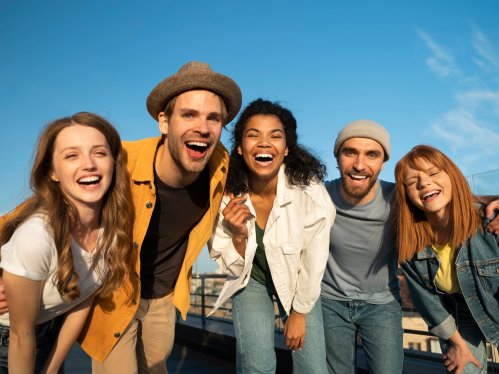
#> input picture A50308/image.png, 499 x 374 px, found by its file name
$ jupyter execute --allow-errors 'project1 copy.ipynb'
#> lines starting #> are read from the running program, lines starting #| are printed output that depends on the picture; after the words box and inside, x2 and y2 are one past the last pixel; in counts of white or black regions, pixels touching at a corner belong together
#> further down, img_orig is the input picture: shape (374, 499, 3); mean B, G, R 120.6, 121.7, 110.4
### A50308/a_i_haarcascade.py
import cv2
import numpy as np

# Load the pre-trained cascade classifier for face detection
#face_cascade = cv2.CascadeClassifier(cv2.data.haarcascades + 'haarcascade_frontalface_default.xml')
face_cascade = cv2.CascadeClassifier( cv2.data.haarcascades + 'haarcascade_frontalface_alt2.xml')

def detect_faces(image):
    # Convert the image to grayscale
    gray_image = cv2.cvtColor(image, cv2.COLOR_BGR2GRAY)
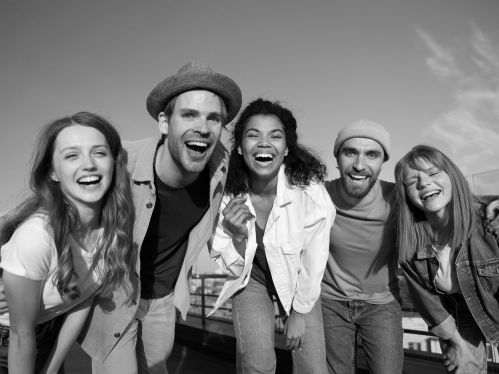
#> gray_image: shape (374, 499); min 0, max 250, mean 118.2

    # Detect faces in the image using the Haar Cascade Classifier
    faces = face_cascade.detectMultiScale(gray_image, scaleFactor=1.1, minNeighbors=5, minSize=(30, 30), flags=cv2.CASCADE_SCALE_IMAGE)
#> faces = [[237, 113, 56, 56], [334, 133, 55, 55], [52, 127, 69, 69], [167, 89, 71, 71]]

    # Draw a rectangle around each detected face and return the image with detected faces
    for (x, y, w, h) in faces:
        cv2.rectangle(image, (x, y), (x+w, y+h), (0, 255, 0), 2)
#> this loop made 4 passes
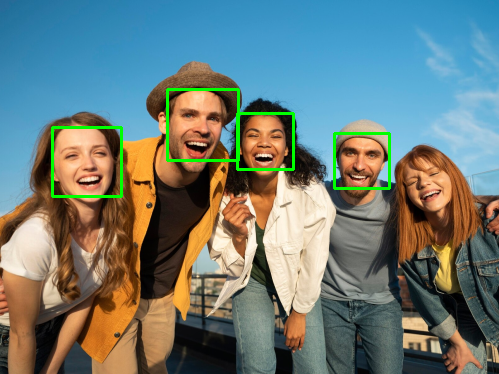
#> image: shape (374, 499, 3); 1.55% of pixels changed, all inside (x1, y1, x2, y2) = (51, 88, 391, 198)

    return image

# Run when script is executed (not imported)
# [22 lines that do not run on import are left out]

### A50308/a_ii_dnn.py
import cv2


def detect_faces_dnn(img):

    imgHeight, imgWidth, _ = img.shape

    net = cv2.dnn.readNet("./dnn_models/opencv_face_detector_uint8.pb", "./dnn_models/opencv_face_detector.pbtxt")

    # Convert the image to a blob and pass it through the network
    blob = cv2.dnn.blobFromImage(img, 1.0, (300, 300), (104, 177, 127))
    net.setInput(blob)
    detections = net.forward()

    for i in range(detections.shape[2]):
        confidence=detections[0,0,i,2]
        if confidence>0.5:
            x1=int(detections[0,0,i,3]*imgWidth)
            y1=int(detections[0,0,i,4]*imgHeight)
            x2=int(detections[0,0,i,5]*imgWidth)
            y2=int(detections[0,0,i,6]*imgHeight)
            cv2.rectangle(img, (x1,y1), (x2,y2), (0,255,0), int(round(imgHeight/150)), 8)

    return img

# [11 lines left out: function main, not called in this run]

# [23 lines that do not run on import are left out]

### A50308/a_iv_mediapipe.py
import cv2
import mediapipe as mp
import numpy as np
#import mediapipe.python.solutions.drawing_utils as mp_drawing
#import mediapipe.python.solutions.face_mesh as mp_face_mesh

# Initialize the MediaPipe Pose estimator with the pre-trained model.
mp_drawing = mp.solutions.drawing_utils  # This is used to draw key poses
mp_face_mesh = mp.solutions.face_mesh  # This is the face mesh module

# [29 lines left out: function detect_faces_mediapipe1, not called in this run]


mp_face_detection = mp.solutions.face_detection

def detect_faces_mediapipe(frame):
    with mp_face_detection.FaceDetection(model_selection=1, min_detection_confidence=0.5) as face_detector:

        #fonts = cv2.FONT_HERSHEY_PLAIN
        rgb_frame = cv2.cvtColor(frame, cv2.COLOR_BGR2RGB)

        results = face_detector.process(rgb_frame)
        frame_height, frame_width, c = frame.shape
        if results.detections:
            for face in results.detections:
                face_react = np.multiply(
                    [
                        face.location_data.relative_bounding_box.xmin,
                        face.location_data.relative_bounding_box.ymin,
                        face.location_data.relative_bounding_box.width,
                        face.location_data.relative_bounding_box.height,
                    ],
                    [frame_width, frame_height, frame_width, frame_height]).astype(int)

                cv2.rectangle(frame, face_react, color=(255, 255, 255), thickness=2)
                key_points = np.array([(p.x, p.y) for p in face.location_data.relative_keypoints])
                key_points_coords = np.multiply(key_points,[frame_width,frame_height]).astype(int)
                for p in key_points_coords:
                    cv2.circle(frame, p, 4, (255, 255, 255), 2)
                    cv2.circle(frame, p, 2, (0, 0, 0), -1)

        return frame


# [4 lines left out: function main, not called in this run]

# [19 lines that do not run on import are left out]

### A50308/b_i_read_images.py
import os
import cv2
from tqdm import tqdm


def read_images(faces_path):
    X, Y, file_names = [], [], []
    for img_name in tqdm(os.listdir(faces_path)):
        face_folder = os.path.join(faces_path, img_name)
        for img_pic in os.listdir(face_folder)[:20]:
            file_names.append(img_pic)
            img_path = os.path.join(faces_path, img_name, img_pic)
            #os.rename(img_path, img_path.replace("jpg", "jpeg")) #was throwing error with jpg

            # read image
            img = cv2.imread(img_path, cv2.IMREAD_GRAYSCALE)

            X.append(img)
            Y.append(img_path.split('/')[-1].split('_')[0])
    return X, Y, file_names


# [6 lines that do not run on import are left out]

### A50308/b_iii_v_eigenfaces_knn.py
from sklearn.metrics import pairwise_distances
import numpy as np
import cv2
import matplotlib.pyplot as plt

class EigenfacesModel():
    def __init__(self, m: int = 20) -> None:
        self.m = m
        self.faces = None
        self.mean_face = None
        self.A = None
        self.R = None
        self.V = None
        self.W = None # W cols form and orthonormal basis
        self.projections = None # y = np.dot(W.T, A)

    # [95 lines left out: functions fit, predict, not called in this run]

    def get_error_faces_and_reconstructions(self, indices=[0, 5, 10]):

        # Selected already centered samples from A
        selected_faces = self.A[:, indices]
        print("Selected faces:", selected_faces.shape)
        #Selected faces: (2576, 3)
        print("V shape:", self.V.shape)
        #V shape: (2562, 20)

        # Project each centered face onto the face subspace
        selected_projections = np.dot(selected_faces, self.V[indices])
        print("Selected faces projections shape:", selected_projections.shape)
        # Selected faces projections shape: (2576, 20)
        #Resconstructions shape: (2576, 3)
        #Error faces shape: (2576, 3)

        # Reconstruct each face
        #reconstructions = np.dot(self.W, np.dot(self.W.T, self.V.T))
        reconstructions = np.dot(selected_projections, self.V[indices].T) #+ self.mean_face
        #reconstructions = np.dot(self.V.T, selected_faces) + self.mean_face
        #reconstructions = np.dot(self.W.T, selected_faces) + self.mean_face
        print("Resconstructions shape:", reconstructions.shape)
        # Compute the error face for each reconstructed face
        error_faces = selected_faces - reconstructions - self.mean_face
        print("Error faces shape:", error_faces.shape)

        # Verify that the error face is orthogonal to the face subspace
        orthogonality = np.dot(error_faces, self.V[indices])
        print(orthogonality)
        # Verify that the error face is orthogonal to the face subspace
        #orthogonality = np.dot(error_faces.reshape(2576, -1).T, eigenfaces.V)
        print("Orthogonality check:", np.allclose(orthogonality, np.zeros((orthogonality.shape))))

        return error_faces, reconstructions

    def evaluate(self, ytrue, ypred):
        pass

### A50308/b_iv_v_fisherfaces_knn.py
import numpy as np
import cv2
from b_iii_v_eigenfaces_knn import EigenfacesModel

class FisherfacesModel():
    def __init__(self, m: int = 20) -> None:
        self.m = m
        self.faces = None
        self.mean_face = None
        self.A = None
        self.R = None
        self.Wpca = None
        self.Wfisher = None

    # [134 lines left out: functions fit, predict, get_error_faces_and_reconstructions, not called in this run]


    def evaluate(self, ytrue, ypred):
        pass

### project1 copy.ipynb
# VARM - Project 1

# a. Face detection
> Use one of these algorithms to implement face detection in images collected in real time by a camera (see [1,2] for documentation and [3,4] as examples of implementation).<br>
> [1] - https://docs.opencv.org/master/d6/d0f/group__dnn.html#ga33d1b39b53a891e98a654fdeabba22eb <br>
> [2] - https://github.com/opencv/opencv/wiki/Deep-Learning-in-OpenCV<br>
> [3] - https://docs.opencv.org/3.4/db/d28/tutorial_cascade_classifier.html<br>
> [4] - https://towardsdatascience.com/face-detection-models-which-to-use-and-why-d263e82c302c <br><br>

The code for real-time face detection with camera is on ```a_i_haarcascade.py```, ```a_ii_dnn.py```, ```a_iii_dlib.py``` and ```a_iv_mediapipe.py``` respectively.

## i. Haar Cascade Classifier
> OpenCV “CascadeClassifier” method is based on the algorithm of object detection using Haar feature-based cascade classifiers proposed by Paul Viola and Michael Jones in their paper, “Rapid Object Detection using a Boosted Cascade of Simple Features” in 2001.

The code for real-time face detection with camera is on ```a_i_haarcascade.py```

[cell 1]
import cv2
import os
import matplotlib.pyplot as plt
from a_i_haarcascade import detect_faces

# load image
img_path = os.path.join(os.getcwd(), 'image.png')
img_orig = cv2.imread(img_path)

# detect faces
img_det = detect_faces(img_orig)
image = cv2.cvtColor(img_det, cv2.COLOR_BGR2RGB)
plt.imshow(image)

## ii. OpenCV Deep Neural Network module (dnn)
> OpenCV has a deep neural network module and includes pre-trained Convolution Neural Network (CNN) for face detection. This network is based on the ResNet architecture with a Single Shot Detector (SSD) for the detection phase.

The code for real-time face detection with camera is on ```a_ii_dnn.py```

[cell 2]
from a_ii_dnn import detect_faces_dnn

# load image
img_path = os.path.join(os.getcwd(), 'image.png')
img_orig = cv2.imread(img_path)

# detect faces
#> (the rest of this cell did not finish here and is left out)

image = cv2.cvtColor(img_det, cv2.COLOR_BGR2RGB)
plt.imshow(image)

## iii. dlib toobox
> Dlib is a toolkit containing machine learning algorithms and tools [5]. It has a set of methods to perform face and facial landmark detection, including up to 68 facial feature points estimation. The face detector uses the Histogram of Oriented Gradients (HOG) feature combined with a linear classifier.<br>
> [5] - http://dlib.net/

The code for real-time face detection with camera is on ```a_iii_dlib.py```

#> (a cell that did not finish here is left out)

## iv. Mediapipe
> The MediaPipe Face Detector [6] task detects faces in an image or video. This task can locate faces and facial features within a frame. This task uses a machine learning (ML) model that works with single images or a continuous stream of images. The task outputs face locations, along with the following facial key points: left eye, right eye, nose tip, mouth, left eye tragion, and right eye tragion.<br>
> [6] - https://developers.google.com/mediapipe/solutions/vision/face_detector

The code for real-time face detection with camera is on ```a_iv_mediapipe.py```

[cell 4]
from a_iv_mediapipe import detect_faces_mediapipe

img = cv2.imread("image.png") #img_path)
#gray = cv2.cvtColor(img, cv2.COLOR_BGR2GRAY)

# detect faces
#> (the rest of this cell did not finish here and is left out)

# b. Face Recognition

## i. Face database:
Perform the acquisition of a face database from the students in the class (7 face images for each student). This set will be used in this project as the training and test sets. It may also be used a face database available on the Internet.

Dataset source: https://www.kaggle.com/datasets/vasukipatel/face-recognition-dataset

[cell 5]
# !pip install tqdm
import os
import matplotlib.pyplot as plt
from b_i_read_images import read_images

# Prepare the training set consisting of N faces, x1...xN, properly aligned
faces_path = os.path.join(os.getcwd(), 'faces', 'Original Images', 'Original Images')

#> (the rest of this cell did not finish here and is left out)


plt.imshow(X[0], cmap='gray'), Y[0]

#> (a cell that did not finish here is left out)

# ii. Face normalization
Proceed with the normalization of the face images from the training set (rotation, scaling, selection) so that the faces comply with the format defined by MPEG-7 recommendation. That is, each face is represented by a monochrome image (256 levels) with 56 rows and 46 columns, with both eyes, right and left, perfectly aligned horizontally, and located in line 24, columns 16 and 31, respectively.

For eye detection, Haar Cascade classifier can also be used with proper XML classifiers files.

https://aanilkayy.medium.com/extract-eyes-in-face-i%CC%87mages-with-dlib-and-face-landmark-points-c45ef480c1

[cell 7]
import cv2
import matplotlib.pyplot as plt
from tqdm import tqdm
#> (the rest of this cell did not finish here and is left out)

[cell 8]
plt.figure(figsize=(10,5))
plt.subplot(1,2,1)
#> (the rest of this cell did not finish here and is left out)

<h3>Load an already normalized dataset for Eigenfaces and Fisherfaces</h3>

[cell 9]
from sklearn.model_selection import train_test_split
import numpy as np
from b_i_read_images import read_images

# Prepare the training set consisting of N faces, x1...xN, properly aligned
#faces_path = os.path.join(os.getcwd(), 'faces', 'Faces', 'Faces')
faces_path = os.path.join(os.getcwd(), 'faces', 'Faces', 'Faces_normalized')

Xn, Yn = [], []
#> (the rest of this cell did not finish here and is left out)

## iii. Using EigenFaces
1. Compute the mean face vector μ (column vector with size of 2576x1) and the transformation matrix 𝑊𝑝𝑐𝑎 (with size of 2576×m), containing the first m eigenfaces (where m can be a number between 10 and 20). Use the procedures presented in the slides of the course. View the m+1 obtained vectors by interpreting them as face images (eigenface) and prove that they form an orthogonal basis.

[cell 10]
from b_iii_v_eigenfaces_knn import EigenfacesModel

eigenfaces = EigenfacesModel(m = 20) #len(Xn)-1)

#> (the rest of this cell did not finish here and is left out)

## Predict face using Nearest-Neighbour
i.e., the nearest projection

[cell 11]
ex = 15
#> (the rest of this cell did not finish here and is left out)

## Reconstructed faces and error faces
2. Preform the projection of some of the training set faces on the face subspace and observe their reconstructions. Compute (and view) the error face (difference between the original face and its reconstruction). Show that the error face is orthogonal to the face subspace.

#> (a cell that did not finish here is left out)

[cell 13]
fig, axs = plt.subplots(1, 3, figsize=(12, 5))
#> (the rest of this cell did not finish here and is left out)

# Fisherfaces

[cell 14]
from b_iv_v_fisherfaces_knn import FisherfacesModel

fisherfaces = FisherfacesModel(m = 20)
